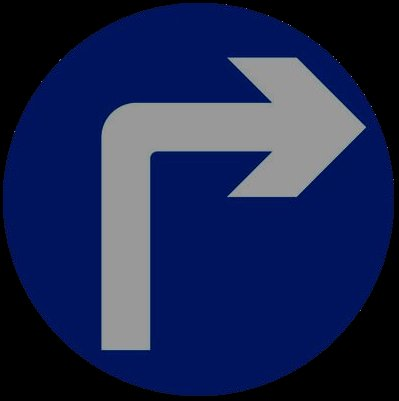
#> input picture sign_classifier/data/train/right/right.jpg, 399 x 401 px; its folder holds only this picture in this run
$ python -i DepthProcessing.py   (imports and definitions only)   (older library calls are emulated)
#> lines starting #> are read from the running program, lines starting #| are printed output that depends on the picture; after the words box and inside, x2 and y2 are one past the last pixel; in counts of white or black regions, pixels touching at a corner belong together
#> further down, picture is the input picture: shape (401, 399, 3); mean B, G, R 80.9, 38.5, 27
import cv2
import numpy as np
from scipy import signal

left_weights = [np.arange(0, 160, 1)]
left_weights = np.repeat(left_weights, 240, axis= 0)
# right_weights =
# right_weights = [np.arange(160, 0, -1)]
# right_weights = np.repeat(left_weights, 240, axis= 0)
right_weights = np.flip(left_weights, axis= 1)

# [84 lines left out: functions getGradientMagnitude, get_hist, smooth_hist, get_collums_hist, median, get_peaks and 2 more, not called in this run]

def get_sign(img):
    black = np.zeros([240, 320],dtype=np.uint8)
    pts = np.array([[0,40],[100,40],[120,100],[0, 150]], np.int32)
    cv2.fillPoly(black, [pts], 255)
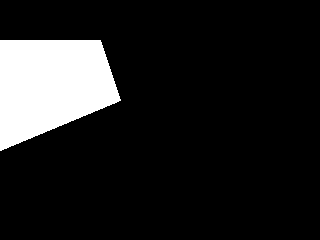
#> black: shape (240, 320); 12.8% white; 1 white region, box (x1, y1, x2, y2) and area: (0, 40, 121, 151) 9801
    pts = np.array([[320,40],[220,40],[200,100],[320, 150]], np.int32)
    cv2.fillPoly(black, [pts], 255)
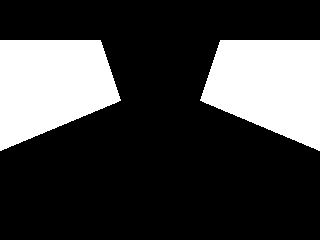
#> black: shape (240, 320); 25.4% white; 2 white regions, box (x1, y1, x2, y2) and area: (0, 40, 121, 151) 9801, (200, 40, 320, 151) 9710
#> (the run stopped early here; a loop or call above may not have finished)
